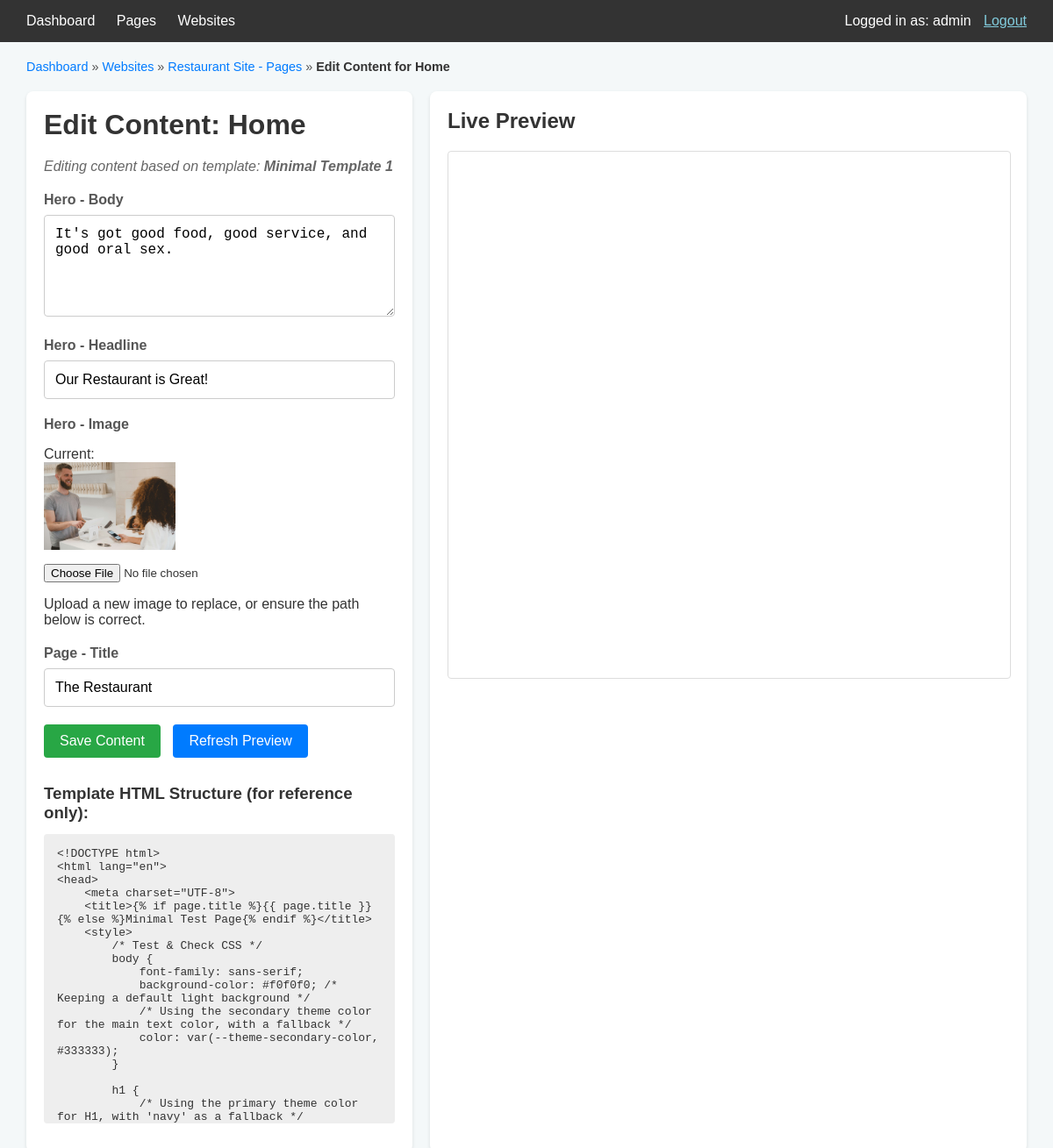
Screenshot of /project/2/page/6/edit_content (signed in) with the database file from the repository.
### internal_site_generator/models.py (models this page shows, shortened)
class User(UserMixin, db.Model):
    id = db.Column(db.Integer, primary_key=True)
    username = db.Column(db.String(64), index=True, unique=True, nullable=False)
    email = db.Column(db.String(120), index=True, unique=True, nullable=False)
    password_hash = db.Column(db.String(256))

class WebsiteProject(db.Model):
    id = db.Column(db.Integer, primary_key=True)
    project_name = db.Column(db.String(150), nullable=False, index=True, unique=True)
    site_title = db.Column(db.String(100), nullable=True)
    favicon_path = db.Column(db.String(255), nullable=True) # Stores stored_filename of the favicon ProjectAsset
    global_css = db.Column(db.Text, nullable=True)
    created_at = db.Column(db.DateTime, default=datetime.utcnow)
    updated_at = db.Column(db.DateTime, default=datetime.utcnow, onupdate=datetime.utcnow)
    primary_color = db.Column(db.String(7), nullable=True)   # e.g., #RRGGBB
    secondary_color = db.Column(db.String(7), nullable=True)
    accent_color = db.Column(db.String(7), nullable=True)
    pages = db.relationship('ProjectPage', backref='website_project', lazy='dynamic', cascade="all, delete-orphan")
    assets = db.relationship('ProjectAsset', backref='website_project', lazy='dynamic', cascade="all, delete-orphan")
    navbar_items = db.relationship('NavbarItem',
                                   backref='website_project',
                                   lazy='dynamic',
                                   order_by='NavbarItem.order',
                                   cascade="all, delete-orphan")

class ProjectPage(db.Model):
    id = db.Column(db.Integer, primary_key=True)
    title = db.Column(db.String(150), nullable=False)
    slug = db.Column(db.String(150), nullable=False, index=True)
    website_project_id = db.Column(db.Integer, db.ForeignKey('website_project.id'), nullable=False)
    page_template_id = db.Column(db.Integer, db.ForeignKey('page_template.id'), nullable=False)
    content_data_json = db.Column(db.Text)
    meta_description = db.Column(db.String(255), nullable=True)
    meta_keywords = db.Column(db.String(255), nullable=True)
    navbar_order = db.Column(db.Integer, default=0) # Might be superseded by NavbarItem.order
    show_in_navbar = db.Column(db.Boolean, default=True) # Might be superseded by existence of NavbarItem
    created_at = db.Column(db.DateTime, default=datetime.utcnow)
    updated_at = db.Column(db.DateTime, default=datetime.utcnow, onupdate=datetime.utcnow)
    template = db.relationship('PageTemplate', backref=db.backref('used_by_pages', lazy='dynamic'))
    __table_args__ = (db.UniqueConstraint('website_project_id', 'slug', name='_website_project_slug_uc'),)

class PageTemplate(db.Model):
    id = db.Column(db.Integer, primary_key=True)
    name = db.Column(db.String(100), nullable=False, unique=True)
    description = db.Column(db.String(250))
    html_content = db.Column(db.Text, nullable=False) # Should contain ""
    created_at = db.Column(db.DateTime, default=datetime.utcnow)
    updated_at = db.Column(db.DateTime, default=datetime.utcnow, onupdate=datetime.utcnow)

### internal_site_generator/main.py (the view, shortened to what this page needs)
@bp.route('/project/<int:project_id>/page/<int:page_id>/edit_content', methods=['GET', 'POST'])
@login_required
def edit_page_content(project_id, page_id):
    project = WebsiteProject.query.get_or_404(project_id)
    page = ProjectPage.query.filter_by(id=page_id, website_project_id=project.id).first_or_404()
    if not page.template:
        flash('This page does not have an associated template. Cannot edit content.', 'danger')
        return redirect(url_for('main.list_project_pages', project_id=project.id))
    placeholders = extract_placeholders(page.template.html_content)
    current_content = {}
    if page.content_data_json:
        try:
            current_content = json.loads(page.content_data_json)
        except json.JSONDecodeError:
            flash('Error loading existing page content. It might be corrupted.', 'warning')
            current_app.logger.error(f"JSONDecodeError for page ID {page.id} content: {page.content_data_json}")
            current_content = {}
    return render_template('main/edit_page_content.html',
                             title=f'Edit Content for "{page.title}"',
                             project=project, page=page, placeholders=placeholders,
                             current_content=current_content, current_user=current_user,
                             legend=f'Edit Content: {page.title}')

### internal_site_generator/__init__.py (called while the page is built)
def create_app(config_class=Config):
    app = Flask(__name__, instance_relative_config=True)
    app.config.from_object(config_class)
    try:
        os.makedirs(app.instance_path)
    except OSError as e:
        if e.errno != errno.EEXIST:
            raise
    db.init_app(app)
    migrate.init_app(app, db)
    login_manager.init_app(app)
    csrf.init_app(app) # <--- INITIALIZE CSRFProtect WITH THE APP
    from .models import User
    @login_manager.user_loader
    def load_user(user_id):
        return User.query.get(int(user_id))
    from .auth import bp as auth_bp
    app.register_blueprint(auth_bp, url_prefix='/auth')
    from .main import bp as main_bp
    app.register_blueprint(main_bp)
    @app.route('/test_init/')
    def test_init_page():
        return '<h1>Testing the Flask Application Factory from __init__.py!</h1>'
    return app

### internal_site_generator/main.py (called while the page is built)
def extract_placeholders(html_content):
    if not html_content:
        return []
    placeholders = set(re.findall(r"\{\{\s*([^}|]+?)\s*(?:\|.*?)?\}\}", html_content))
    valid_form_placeholders = set()
    for p_raw in placeholders:
        p = p_raw.strip()
        if '.' in p or not any(c in p for c in ' %(){}\'"[]'): # Exclude common Jinja constructs
            valid_form_placeholders.add(p)
    return sorted(list(valid_form_placeholders))

### internal_site_generator/templates/main/edit_page_content.html (shortened to what this page needs)
<!DOCTYPE html>
<html lang="en">
<head>
</head>
<body>
    <nav>
        <div class="nav-links">
            <a href="{{ url_for('main.index') }}">Dashboard</a>
            <a href="{{ url_for('main.list_templates') }}">Pages</a>
            <a href="{{ url_for('main.list_projects') }}">Websites</a>
        </div>
        <div class="user-info">
            Logged in as: {{ current_user.username }}
            <a href="{{ url_for('auth.logout') }}">Logout</a>
        </div>
    </nav>
    <div class="page-container">
        <div class="breadcrumb">
            <a href="{{ url_for('main.index') }}">Dashboard</a> &raquo;
            <a href="{{ url_for('main.list_projects') }}">Websites</a> &raquo;
            <a href="{{ url_for('main.list_project_pages', project_id=project.id) }}">{{ project.project_name }} - Pages</a> &raquo;
            <span class="current-page">Edit Content for {{ page.title }}</span>
        </div>
        <div class="editor-layout">
            <div class="form-container">
                <h1>{{ legend | default(title) }}</h1>
                <p class="placeholder-note">Editing content based on template: <strong>{{ page.template.name }}</strong></p>
                <form method="POST" action="{{ url_for('main.edit_page_content', project_id=project.id, page_id=page.id) }}" enctype="multipart/form-data" id="contentForm">
                    {% if placeholders %}
                        {% for placeholder_key in placeholders %}
    <div class="form-field">
        {% set label_text = placeholder_key.replace('_', ' ').replace('.', ' - ') | title %}
        <label for="{{ placeholder_key }}">{{ label_text }}</label>
        {% if 'image' in placeholder_key.lower() or placeholder_key.lower().endswith('_src') or placeholder_key.lower().endswith('_url') %}
            {% if current_content.get(placeholder_key) %}
                <p>Current: <img src="{{ url_for('main.serve_asset', project_id=project.id, asset_type='images', filename=current_content.get(placeholder_key)) }}" alt="{{ label_text }}" style="max-width: 200px; max-height: 100px; display: block; margin-bottom: 5px;"></p>
            {% endif %}
            <input type="file" name="{{ placeholder_key }}_file" id="{{ placeholder_key }}_file">
            <p class="form-hint">Upload a new image to replace, or ensure the path below is correct.</p>
        {% elif 'url' in placeholder_key or 'href' in placeholder_key or 'src' in placeholder_key or 'link' in placeholder_key %}
            <input type="text" name="{{ placeholder_key }}" id="{{ placeholder_key }}" value="{{ current_content.get(placeholder_key, '') }}">
        {% elif 'paragraph' in placeholder_key or 'text' in placeholder_key or 'content' in placeholder_key or 'description' in placeholder_key or 'html' in placeholder_key or 'body' in placeholder_key %}
            <textarea name="{{ placeholder_key }}" id="{{ placeholder_key }}" rows="5">{{ current_content.get(placeholder_key, '') }}</textarea>
        {% else %}
            <input type="text" name="{{ placeholder_key }}" id="{{ placeholder_key }}" value="{{ current_content.get(placeholder_key, '') }}">
        {% endif %}
    </div>
{% endfor %}
                    {% else %}
                        <p>No editable placeholders (e.g., <code>{{ '{{ content.name }}' }}</code>) found in the selected page template ("{{ page.template.name }}").</p>
                        <p>Please edit the page template to include placeholders if you want to add content here.</p>
                    {% endif %}
                    {% if placeholders %}
                    <p>
                        <input type="submit" value="Save Content">
                        <button type="button" class="preview-button" onclick="refreshPreview()">Refresh Preview</button>
                    </p>
                    {% endif %}
                </form>
                <div class="template-reference">
                    <h3>Template HTML Structure (for reference only):</h3>
                    <pre><code>{{ page.template.html_content | e }}</code></pre>
                </div>
            </div>
            <div class="preview-container">
                <h2>Live Preview</h2>
                <iframe id="preview-iframe" src="{{ url_for('main.preview_page', page_id=page.id) }}"></iframe>
            </div>
        </div>
    </div>
</body>
</html>

### internal_site_generator/templates/main/edit_page_content.html (style rules this page uses)
body { font-family: Arial, sans-serif; margin: 0; padding: 0; background-color: #f4f8f9; color: #333; }
nav { background-color: #333; padding: 15px 30px; color: white; display: flex; justify-content: space-between; align-items: center; }
nav .nav-links a { color: white; text-decoration: none; margin-right: 20px; font-size: 16px; }
nav .user-info { font-size: 16px; color: white; }
nav .user-info a { margin-left: 10px; color: #82ccdd; }
.page-container { padding: 20px 30px; }
.breadcrumb { margin-bottom: 20px; font-size: 0.9em; color: #555; }
.breadcrumb a { color: #007bff; text-decoration: none; }
.breadcrumb span.current-page { color: #333; font-weight: bold; }
.editor-layout { display: flex; flex-wrap: wrap; gap: 20px; }
.form-container { flex: 1; min-width: 400px; background-color: #fff; padding: 20px; border-radius: 8px; box-shadow: 0 2px 4px rgba(0,0,0,0.1); }
.preview-container { flex: 2; min-width: 500px; background-color: #fff; padding: 20px; border-radius: 8px; box-shadow: 0 2px 4px rgba(0,0,0,0.1); }
.form-container h1, .preview-container h2 { color: #333; margin-top:0; margin-bottom: 20px; }
.form-field { margin-bottom: 20px; }
label { display: block; margin-bottom: 8px; font-weight: bold; color: #555; text-transform: capitalize; }
input[type="text"], textarea { width: 100%; padding: 12px; border: 1px solid #ccc; border-radius: 4px; box-sizing: border-box; font-size: 16px; }
textarea { min-height: 100px; font-family: Consolas, monaco, monospace; }
input[type="submit"], .preview-button { padding: 10px 18px; background-color: #28a745; color: white; border: none; border-radius: 4px; cursor: pointer; font-size: 16px; text-decoration: none; display: inline-block; margin-right: 10px; transition: background-color 0.3s ease; }
.preview-button { background-color: #007bff; }
.placeholder-note { font-style: italic; color: #666; margin-bottom: 20px; }
#preview-iframe { width: 100%; height: 600px; border: 1px solid #ddd; border-radius: 4px; }
.template-reference { margin-top: 30px; }
.template-reference h3 { margin-bottom: 10px; }
.template-reference pre { background-color: #eee; padding: 15px; border-radius: 4px; white-space: pre-wrap; word-wrap: break-word; max-height: 300px; overflow-y: auto; }

### rows the page displays
User: username "admin"
WebsiteProject: project_name "Restaurant Site"
ProjectPage: title "Home"
PageTemplate: template.name "Minimal Template 1", template.html_content "<!DOCTYPE html> <html lang=\"en\"> <head> <meta charset=\"UTF-8\"> <title>{% if page.title %}{{ page.title }}{% else %}Minimal Test Page{% endif %}</title> <style> /* Test & Check CSS */ body { font-family: sans-serif; background-color: #f0f0f0; /* Keeping a default light background */ /* Using the secondary theme color for the main text color, with a fallback */ color: var(--theme-secondary-color, #333333); } h1 { /* Using the primary theme color for H1, with 'navy' as a fallback */…"

### other values shown
{{ legend | default(title) }} "Edit Content: Home"
{{ label_text }} "Hero - Body" "Hero - Headline" "Hero - Image" "Page - Title"
